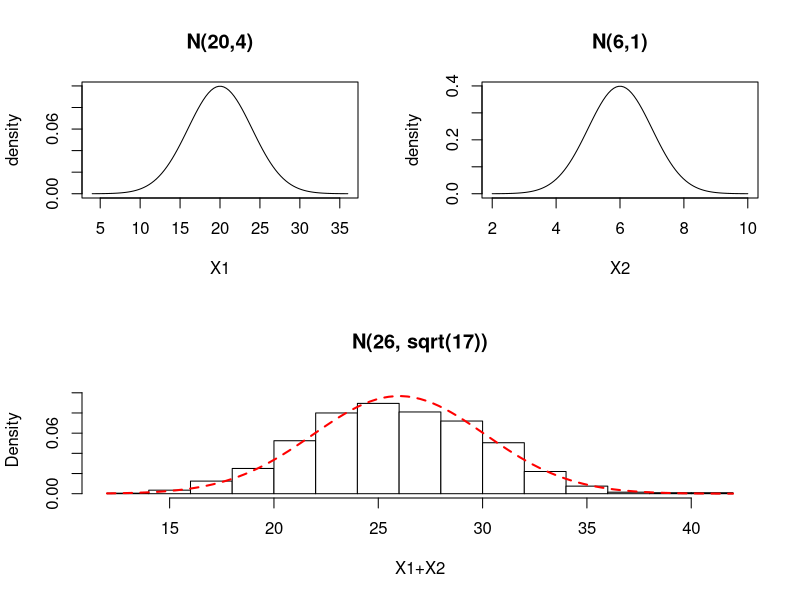

Write the R code that produced this figure.
#############################################################
# Note: the code before the example is provided to
# illustrate the theorem:
#   If X1 ~ N(mu1, sigma1) and X2 ~ N(mu2, sigma2), then
#     X1+X2 ~ N(mu1+mu2,   sqrt(sigma1**2 + sigma2**2))
# You do not need to worry about understanding the code,
# but you should understand the theorem
#############################################################

####################################################
# histogram with normal distribution
####################################################
hist.norm <- function(X, mu, sigma, ...) { 
  h <- hist(X, plot = FALSE)
  col <- rep("white", length(h$breaks))
  ylim <- NULL
  m <- max( max(h$density), dnorm(mu, mean = mu, sd = sigma))
  m <- m +0.1*m  
  ylim <- c(0,m)
  
  hist(X, prob = TRUE, ylim = ylim, col = col, ...)
  
  curve(dnorm(x, mean = mu, sd = sigma), col = "red", lty = 2, lwd = 2, 
        add = TRUE)
}

####################################################
# normal density: graphs normal density with 
# x range of (mu - r*sigma) to (mu + r* sigma)
####################################################
norm.density <- function(mu, sigma, r=4, main = NULL, ylab = "density", ...) {
  x <- seq(mu-r*sigma, mu+r*sigma, length.out = 100)
  if (is.null(main)) main <- paste("N(", mu, ",", sigma, ")", sep = "")
  plot(x, dnorm(x, mean = mu, sd = sigma), type = "l",
       ylab = ylab, main = main, ...)

  
}

  
#############################################################
# We will visualize the distribution of X1 + X2 where
# X1 ~ N(20,4) and X2 ~ N(6,1)
# Theorem:
#   If X1 ~ N(mu1, sigma1) and X2 ~ N(mu2, sigma2), then
#   X1+X2 ~ N(mu1+mu2,   sqrt(sigma1**2 + sigma2**2))
#############################################################

mu1 <- 20
sigma1 <- 4

mu2 <- 6
sigma2 <- 1

# finds the sum of X1 and X2 where 
# X1 ~ N(mu1, sigma1) and X2 ~ N(mu2, sigma2)
add.norm <- function(mu1,sigma1, mu2,sigma2) {
  x1 <- rnorm(1, mean = mu1, sd = sigma1)
  x2 <- rnorm(1, mean = mu2, sd = sigma2)
  x1+x2
}


x <- replicate(1000, add.norm(mu1,sigma1,mu2,sigma2))

mu12 <- mu1+mu2
sigma12 <- sqrt(sigma1**2+sigma2**2)

split.screen(c(2,1))           # splits screen into 2 rows
split.screen(c(1,2))           # splits 1st row into 2 columns
screen(3)                      # select top left
norm.density(mu1, sigma1, xlab = "X1")
screen(4)                      # select top right
norm.density(mu2, sigma2, xlab = "X2")
screen(2)                      # select bottom 
hist.norm(x, mu = mu12, sigma = sigma12,
          main = "N(26, sqrt(17))", xlab = "X1+X2")
close.screen(all=TRUE)


##################################################################
# Example: In a survey of 2600 individuals, 110 out of 1120 males 
# were red-green color-blind and 10 out of 1480 females were
# red-green colorblind. Is there a significant relationship 
# (at p < 0.05) between sex and red-green color-blindness?
# Answer this question by carrying out the steps below.
##################################################################

#1. State the null and alternative hypotheses (done for you)
# H0: pm - pf = 0, where pm is the true proportion of males who are
#      red-green colorblind; pf is the true proportion of females
# HA: pm - pf != 0

#2. Find the test statistic

#3. Find the p-value


#4. State the conclusion


#5. What would it mean in the context of this problem if a Type I
#   error occured? 

# 6. What would it mean in the context of this problem if a Type II
#   error occured? 

